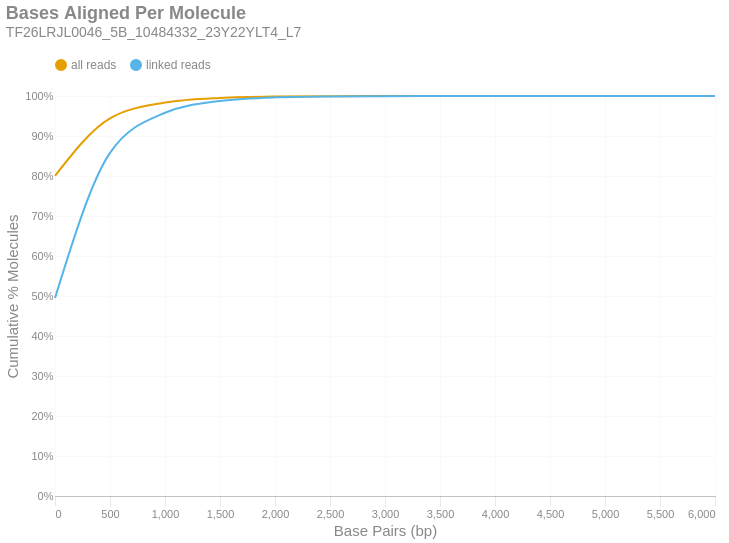

Write notebook code for a chart like this one.
### Markdown cell above
### Bases Aligned Per Molecule
This is a cumulative frequency distribution showing the number of base pairs aligned per unique molecule. These data are shown in 500 bp bins. There are two distributions: one with `all reads` (yellow) and another with only `linked reads` (blue). The percent of molecules in the `linked reads` distribution is relative to the total number of linked molecules.

### Code cell
if SKIPLR:
    print_html(f"Skipped")
else:
    binned_df = consolidated_hist(valids['aligned_bp'], mask, 500, True)
    with SafeRender(binned_df):
        (
            density_plot(binned_df, 'Bases Aligned Per Molecule', samplename, 'basesper')
            .encode(
                x=alt.X('bin:Q', title="Base Pairs (bp)").axis(tickMinStep=500).scale(padding=0),
                y=alt.Y('value:Q', title='Cumulative % Molecules')
                    .axis(format='%')
                    .scale(domain = [0,1])
                    .stack(False),
                color=alt.Color("key:N").scale(domain = ["all reads", "linked reads"]),
                tooltip = [
                    alt.Tooltip("key:N", title = "Data Type"),
                    alt.Tooltip("range_label:N", title="Bases Aligned Per Molecule"),
                    alt.Tooltip("value:Q", format = ".2%", title="% Molecules (Cum.)")
                ]
            )
        ).display()

### Figure 1 — Vega-Lite specification as saved in the notebook (floating-point values rounded to 4 significant figures)
{"width": "container", "height": 400, "config": {"title": {"anchor": "start", "dy": -15, "fontSize": 18, "color": "#888888", "subtitleColor": "#888888", "subtitleFontSize": 14}, "arc": {"fill": "#0072B2"}, "axis": {"domainColor": "#888888", "domainWidth": 0.5, "gridWidth": 0.2, "grid": false, "titleFontWeight": 400, "titleFontSize": 15, "labelFontSize": 11, "labelColor": "#888888", "tickColor": "#888888", "tickWidth": 0.2, "titleColor": "#888888"}, "axisBand": {"grid": false}, "axisX": {"grid": true, "tickSize": 10, "domainCap": "round"}, "axisY": {"domain": false, "grid": true, "tickSize": 0, "domainCap": "round"}, "background": "transparent", "header": {"labelFontSize": 15, "labelColor": "#888888", "titleFontSize": 15, "titleFontWeight": 600, "titleColor": "#888888"}, "legend": {"labelFont": "sans-serif", "labelFontSize": 12, "labelColor": "#888888", "symbolSize": 100, "symbolType": "circle", "titleFontSize": 12, "titlePadding": 10, "titleColor": "#888888", "title": null, "orient": "top"}, "range": {"category": ["#E69F00", "#56B4E9", "#009E73", "#F0E442", "#0072B2", "#D55E00", "#CC79A7", "#000000"], "diverging": ["#cfe8f3", "#a2d4ec", "#73bfe2", "#46abdb", "#1696d2", "#12719e"]}, "area": {"fill": "#0072B2", "fillOpacity": 0.7, "line": true, "strokeOpacity": 0.7}, "line": {"color": "#0072B2", "stroke": "#0072B2", "strokeWidth": 2}, "trail": {"color": "#0072B2", "stroke": "#0072B2", "strokeWidth": 0, "size": 1}, "point": {"filled": true, "fillOpacity": 1.0, "size": 95}, "text": {"color": "#888888", "fontSize": 11, "align": "right", "fontWeight": 400, "size": 11}, "bar": {"fill": "#0072B2", "stroke": null}, "view": {"stroke": null, "continuousWidth": 660, "continuousHeight": 400}}, "data": {"name": "data-599e438275403fb43b57d744ca70b942"}, "mark": {"type": "line", "interpolate": "monotone", "point": {"opacity": 0, "size": 275}}, "encoding": {"color": {"field": "key", "scale": {"domain": ["all reads", "linked reads"]}, "type": "nominal"}, "tooltip": [{"field": "key", "title": "Data Type", "type": "nominal"}, {"field": "range_label", "title": "Bases Aligned Per Molecule", "type": "nominal"}, {"field": "value", "format": ".2%", "title": "% Molecules (Cum.)", "type": "quantitative"}], "x": {"axis": {"tickMinStep": 500}, "field": "bin", "scale": {"padding": 0}, "title": "Base Pairs (bp)", "type": "quantitative"}, "y": {"axis": {"format": "%"}, "field": "value", "scale": {"domain": [0, 1]}, "stack": false, "title": "Cumulative % Molecules", "type": "quantitative"}}, "params": [{"name": "param_c36ac31b6afebe62", "select": {"type": "point", "fields": ["key"]}, "bind": "legend"}], "title": {"text": "Bases Aligned Per Molecule", "subtitle": "TF26LRJL0046_5B_10484332_23Y22YLT4_L7"}, "transform": [{"fold": ["all reads (cumsum)", "linked reads (cumsum)"]}, {"calculate": "replace(datum.key, ' (cumsum)', '')", "as": "key"}, {"filter": {"param": "param_c36ac31b6afebe62"}}], "usermeta": {"embedOptions": {"downloadFileName": "TF26LRJL0046_5B_10484332_23Y22YLT4_L7.basesper"}}, "$schema": "https://vega.github.io/schema/vega-lite/v6.4.1.json", "datasets": {"data-599e438275403fb43b57d744ca70b942": [{"bin": "0.0", "interval": "0.0-500.0", "all reads": 0.8003, "linked reads": 0.4951, "all reads (cumsum)": 0.8003, "linked reads (cumsum)": 0.4951, "range_label": "0-499"}, {"bin": "500.0", "interval": "500.0-1000.0", "all reads": 0.1438, "linked reads": 0.3626, "all reads (cumsum)": 0.9441, "linked reads (cumsum)": 0.8577, "range_label": "500-999"}, {"bin": "1000.0", "interval": "1000.0-1500.0", "all reads": 0.03943, "linked reads": 0.1004, "all reads (cumsum)": 0.9836, "linked reads (cumsum)": 0.9581, "range_label": "1000-1499"}, {"bin": "1500.0", "interval": "1500.0-2000.0", "all reads": 0.01159, "linked reads": 0.02953, "all reads (cumsum)": 0.9952, "linked reads (cumsum)": 0.9877, "range_label": "1500-1999"}, {"bin": "2000.0", "interval": "2000.0-2500.0", "all reads": 0.003527, "linked reads": 0.00899, "all reads (cumsum)": 0.9987, "linked reads (cumsum)": 0.9967, "range_label": "2000-2499"}, {"bin": "2500.0", "interval": "2500.0-3000.0", "all reads": 0.0009148, "linked reads": 0.002332, "all reads (cumsum)": 0.9996, "linked reads (cumsum)": 0.999, "range_label": "2500-2999"}, {"bin": "3000.0", "interval": "3000.0-3500.0", "all reads": 0.0002559, "linked reads": 0.0006522, "all reads (cumsum)": 0.9999, "linked reads (cumsum)": 0.9996, "range_label": "3000-3499"}, {"bin": "3500.0", "interval": "3500.0-4000.0", "all reads": 8.73e-05, "linked reads": 0.0002225, "all reads (cumsum)": 0.9999, "linked reads (cumsum)": 0.9999, "range_label": "3500-3999"}, {"bin": "4000.0", "interval": "4000.0-4500.0", "all reads": 3.607e-05, "linked reads": 9.192e-05, "all reads (cumsum)": 1.0, "linked reads (cumsum)": 1.0, "range_label": "4000-4499"}, {"bin": "4500.0", "interval": "4500.0-5000.0", "all reads": 1.174e-05, "linked reads": 2.991e-05, "all reads (cumsum)": 1.0, "linked reads (cumsum)": 1.0, "range_label": "4500-4999"}, {"bin": "5000.0", "interval": "5000.0-5500.0", "all reads": 2.576e-06, "linked reads": 6.566e-06, "all reads (cumsum)": 1.0, "linked reads (cumsum)": 1.0, "range_label": "5000-5499"}, {"bin": "5500.0", "interval": "5500.0-6000.0", "all reads": 0.0, "linked reads": 0.0, "all reads (cumsum)": 1.0, "linked reads (cumsum)": 1.0, "range_label": "5500-5999"}, {"bin": "6000.0", "interval": "6000.0-6500.0", "all reads": 2.862e-07, "linked reads": 7.296e-07, "all reads (cumsum)": 1.0, "linked reads (cumsum)": 1.0, "range_label": "6000-6499"}]}}
